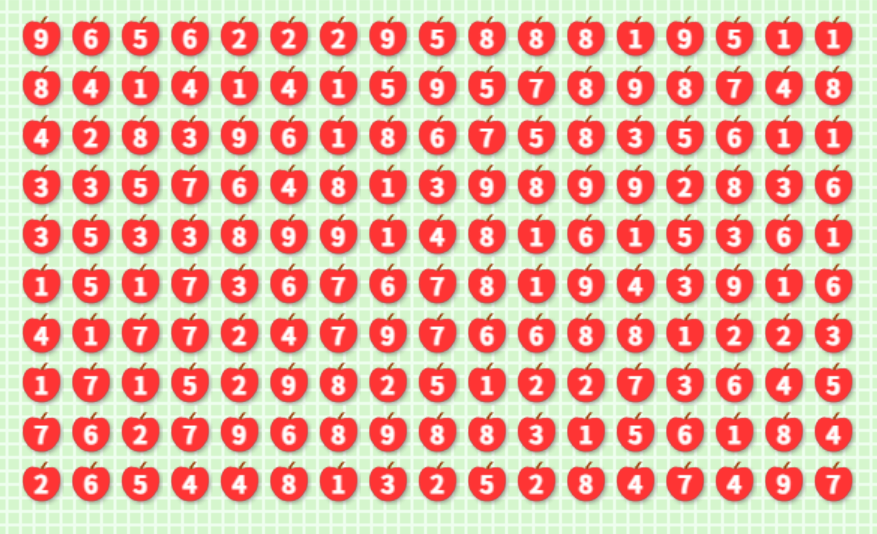
#> input picture board_img/image1.png, 877 x 534 px
$ python -i apple_yolo.py   (imports and definitions only)
#> lines starting #> are read from the running program, lines starting #| are printed output that depends on the picture
"""
사과 게임 이미지를 YOLO 모델로 숫자 행렬로 변환하는 프로그램
(OneShotVision 기반 - apple_ocr.py와 동일한 인터페이스)
"""
import cv2
import numpy as np
import json
import sys
import os
from pathlib import Path
from ultralytics import YOLO

# === [설정] ===
CONFIG_FILE = "grid_config.json"
MODEL_PATH = "best.pt"
ROWS = 10
COLS = 17


class AppleGameYOLO:
    """YOLO 모델을 사용한 사과 게임 숫자 인식기"""

    def __init__(self):
        # 현재 스크립트 위치 기준으로 파일 경로 설정
        self.script_dir = Path(__file__).parent
        self.config_path = self.script_dir / CONFIG_FILE
        self.model_path = self.script_dir / MODEL_PATH

        # 설정 파일 로드
        if not self.config_path.exists():
            raise Exception(f"❌ {CONFIG_FILE}이 없습니다!")

        with open(self.config_path, 'r') as f:
            self.cfg = json.load(f)

        # 모델 로드
        if not self.model_path.exists():
            raise Exception(f"❌ 모델({MODEL_PATH})이 없습니다!")

        print("🧠 YOLO 모델 로딩 중...")
        self.model = YOLO(str(self.model_path))
        print("✅ 모델 로딩 완료!")

        # 이미지 저장 변수
        self.image = None
        self.original = None

    # [315 lines left out: functions load_image, detect_game_board, image_to_matrix, print_matrix, save_matrix, main, not called in this run]


# [2 lines not run here, left out]

>>> import cv2
>>> picture = cv2.imread('board_img/image1.png', cv2.IMREAD_GRAYSCALE)
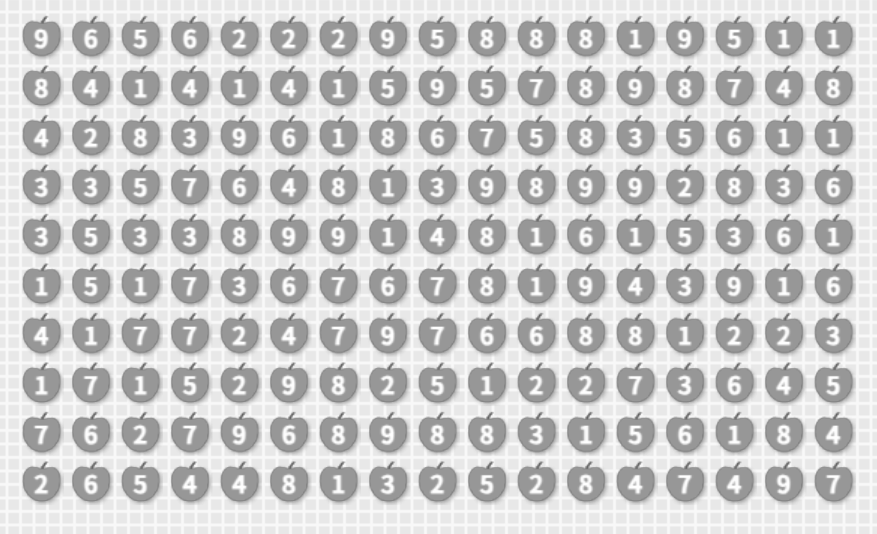
#> picture: shape (534, 877); min 98, max 254, mean 204
>>> result = AppleGameYOLO().detect_game_board(picture)
#> (reads grid_config.json from the repository)
#> (the run stopped early here; a loop or call above may not have finished)
